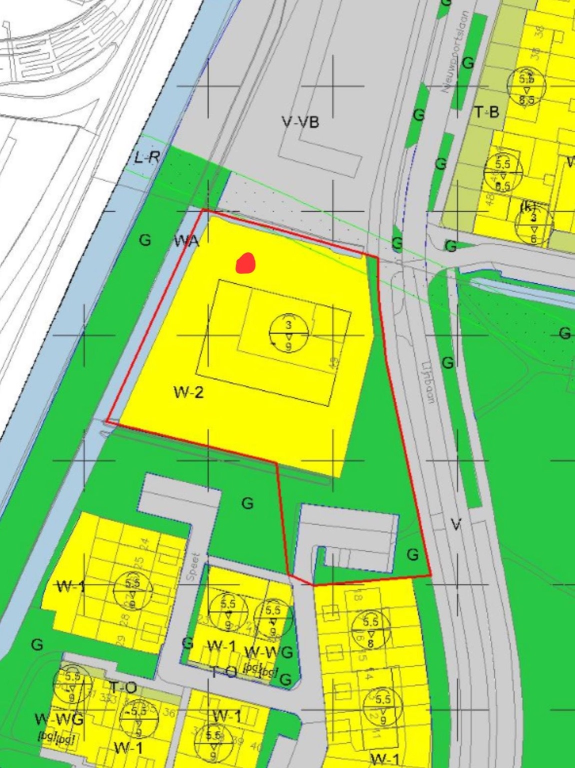
#> input picture pics/test.jpeg, 1149 x 1536 px (shown at 1/2 size)
$ python building-rec.py
#> lines starting #> are read from the running program, lines starting #| are printed output that depends on the picture; after the words box and inside, x2 and y2 are one past the last pixel; in counts of white or black regions, pixels touching at a corner belong together
import cv2
import numpy as np

def highlight_and_fill_yellow_regions(image_path, output_path):
    # Read the image
#> called with image_path = './pics/test.jpeg', output_path = 'output.png'
    image = cv2.imread(image_path)
#> image is the input picture: shape (1536, 1149, 3); mean B, G, R 118.9, 209.5, 170.8
    original_shape = image.shape  # Save the original shape for later
#> original_shape = (1536, 1149, 3)

    # Convert to the RGB color space
    image_rgb = cv2.cvtColor(image, cv2.COLOR_BGR2RGB)

    # Define a color range for yellow, allowing for some variation
    lower_yellow = np.array([150, 150, 0], dtype=np.uint8)
    upper_yellow = np.array([255, 255, 50], dtype=np.uint8)

    # Create a mask for yellow color
    mask_yellow = cv2.inRange(image_rgb, lower_yellow, upper_yellow)
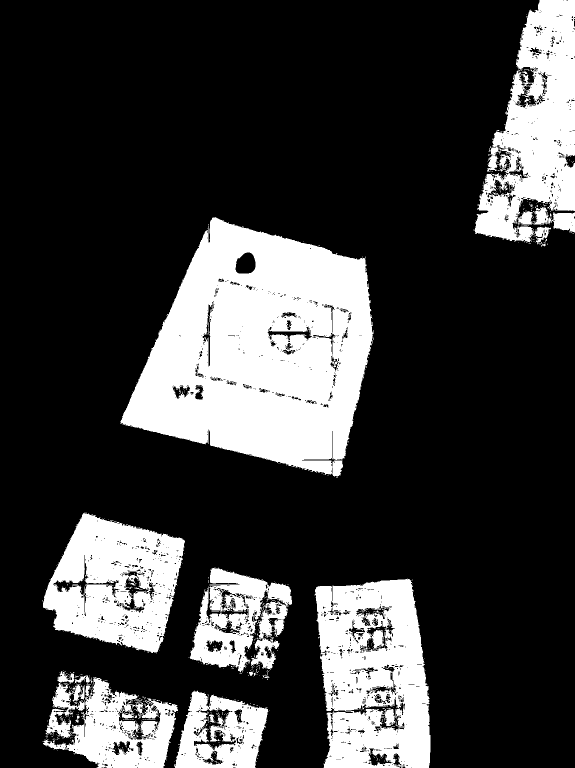
#> mask_yellow: shape (1536, 1149) (shown at 1/2 size); 23.5% white; 641 white regions (618 under 20 px), largest, box (x1, y1, x2, y2) and area: (240, 434, 748, 955) 169682, (629, 1157, 861, 1536) 66394, (949, 0, 1149, 489) 55787

    # Use morphological operations to close gaps - dilation followed by erosion
    kernel = np.ones((3,3), np.uint8)
    mask_closed = cv2.morphologyEx(mask_yellow, cv2.MORPH_CLOSE, kernel)
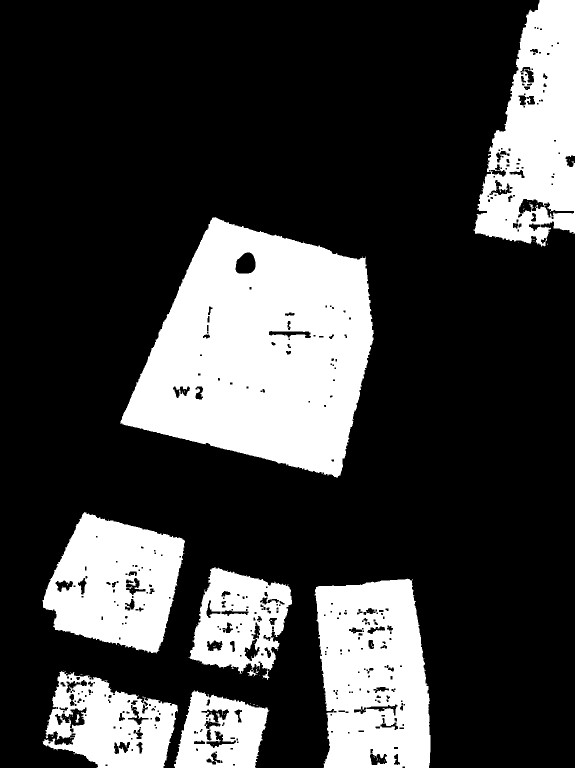
#> mask_closed: shape (1536, 1149) (shown at 1/2 size); 24.8% white; 78 white regions (70 under 20 px)

    # Find contours in the mask and fill them
    contours, _ = cv2.findContours(mask_closed, cv2.RETR_EXTERNAL, cv2.CHAIN_APPROX_SIMPLE)
#> contours = 35 contours, 28 with area under 20; largest, box (x1, y1, x2, y2) and area: (240, 434, 748, 955) 175988, (629, 1157, 861, 1536) 74260, (947, 0, 1149, 493) 66728, (85, 1024, 370, 1307) 54578, (85, 1342, 356, 1536) 34640, (377, 1134, 584, 1360) 29582, (348, 1380, 539, 1536) 21490
    mask_filled = cv2.drawContours(mask_closed.copy(), contours, -1, (255), thickness=cv2.FILLED)
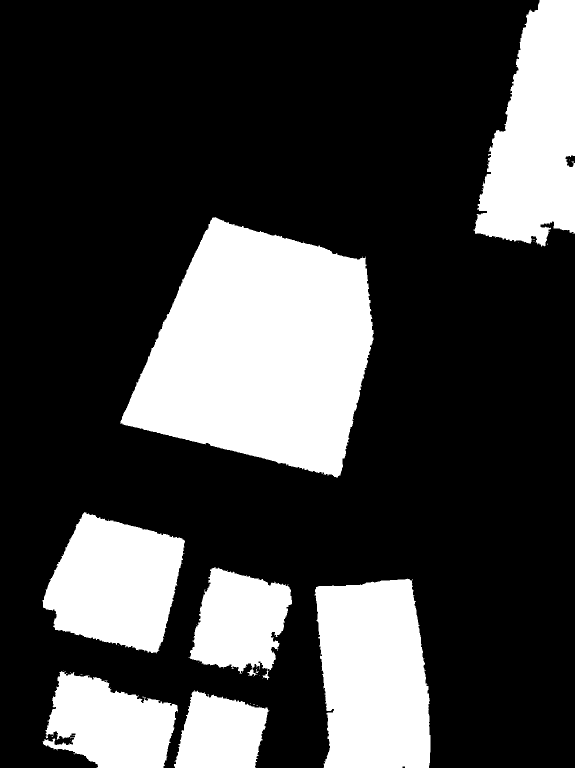
#> mask_filled: shape (1536, 1149) (shown at 1/2 size); 26.2% white; 35 white regions (28 under 20 px), largest, box (x1, y1, x2, y2) and area: (240, 434, 748, 955) 176873, (629, 1157, 861, 1536) 74886, (947, 0, 1149, 493) 67549

    # Bitwise-AND mask and original image
    result = cv2.bitwise_and(image_rgb, image_rgb, mask=mask_filled)
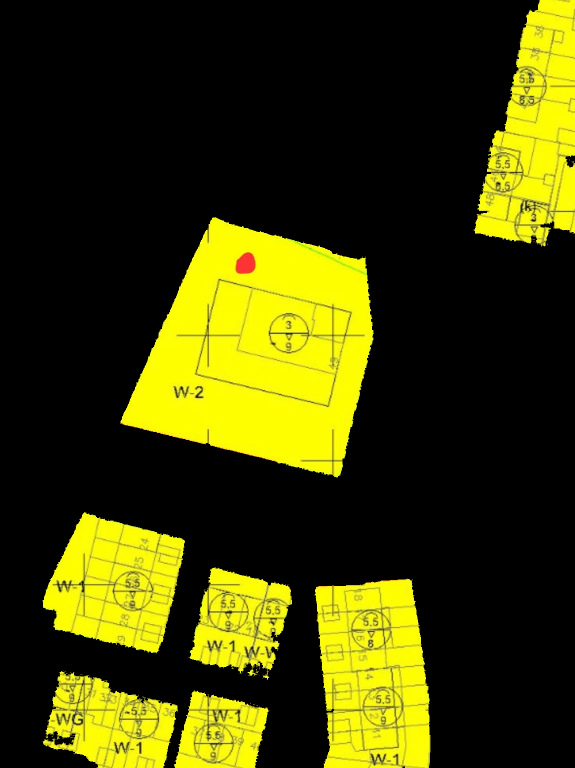
#> result: shape (1536, 1149, 3) (shown at 1/2 size); mean R, G, B 62.2, 61.8, 4.3

    # Convert the result to BGR before saving
    result_bgr = cv2.cvtColor(result, cv2.COLOR_RGB2BGR)

    # Ensure the resolution matches the original image
    if result_bgr.shape != original_shape:
        result_brg = cv2.resize(result_bgr, (original_shape[1], original_shape[0]), interpolation=cv2.INTER_AREA)

    # Save the result
    cv2.imwrite(output_path, result_bgr)

# Usage example
image_path = './pics/test.jpeg'  # Replace with the path to your input image
output_path = 'output.png'  # Replace with the path to save the output image

# Run the function
highlight_and_fill_yellow_regions(image_path, output_path)

$ run again, with pics/destination_map.jpeg copied over pics/test.jpeg
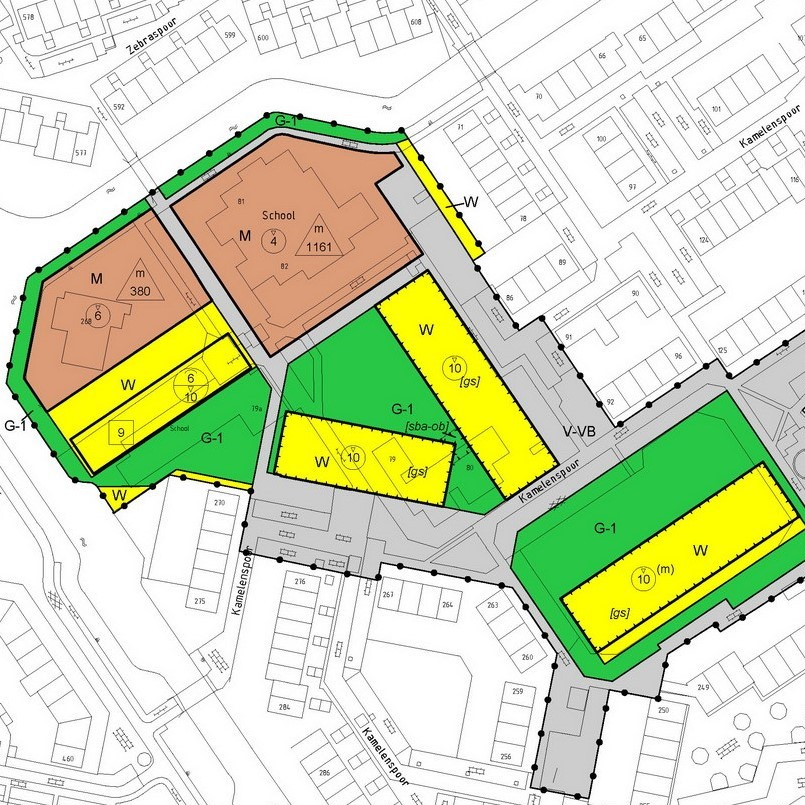
#> input picture pics/destination_map.jpeg, 805 x 805 px
#> in highlight_and_fill_yellow_regions, image is the input picture: shape (805, 805, 3); mean B, G, R 185.2, 220.3, 210.7
#> in highlight_and_fill_yellow_regions, `mask_yellow = cv2.inRange(image_rgb, lower_yellow, upper_yellow)`:
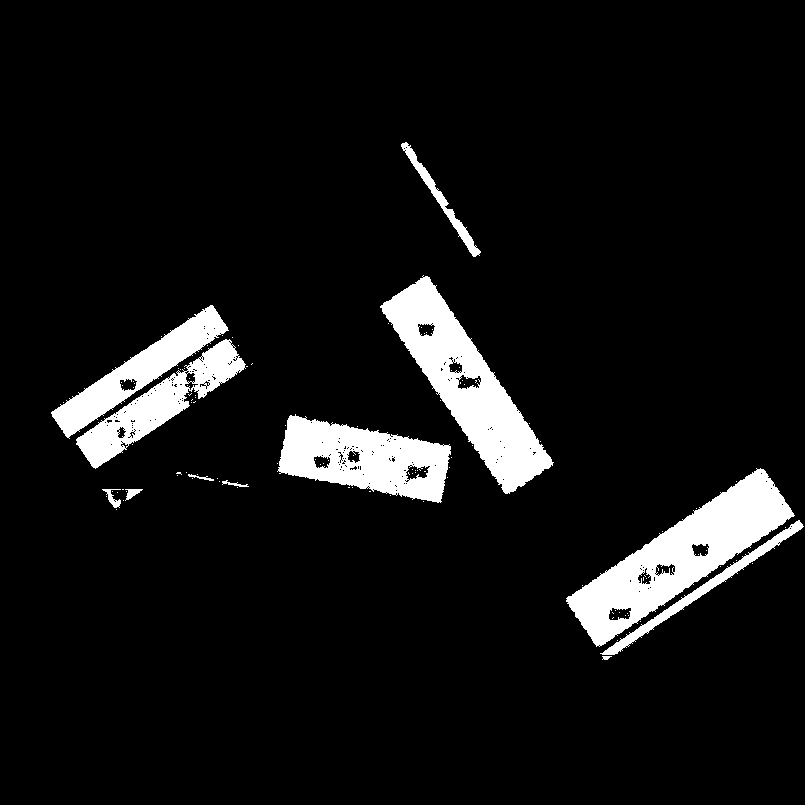
#> mask_yellow: shape (805, 805); 7.8% white; 113 white regions (101 under 20 px), largest, box (x1, y1, x2, y2) and area: (566, 468, 795, 647) 13457, (380, 275, 554, 494) 12575, (277, 414, 451, 503) 9061
#> mask_closed: shape (805, 805); 8.1% white; 18 white regions (8 under 20 px)
#> contours = 16 contours, 6 with area under 20; largest, box (x1, y1, x2, y2) and area: (566, 468, 795, 647) 13886, (380, 275, 554, 494) 12884, (277, 414, 452, 503) 9533, (76, 339, 248, 469) 6307, (51, 305, 229, 439) 5872
#> mask_filled: shape (805, 805); 8.3% white; 16 white regions (6 under 20 px), largest, box (x1, y1, x2, y2) and area: (566, 468, 795, 647) 14166, (380, 275, 554, 494) 13153, (277, 414, 452, 503) 9771
#> in highlight_and_fill_yellow_regions, `result = cv2.bitwise_and(image_rgb, image_rgb, mask=mask_filled)`:
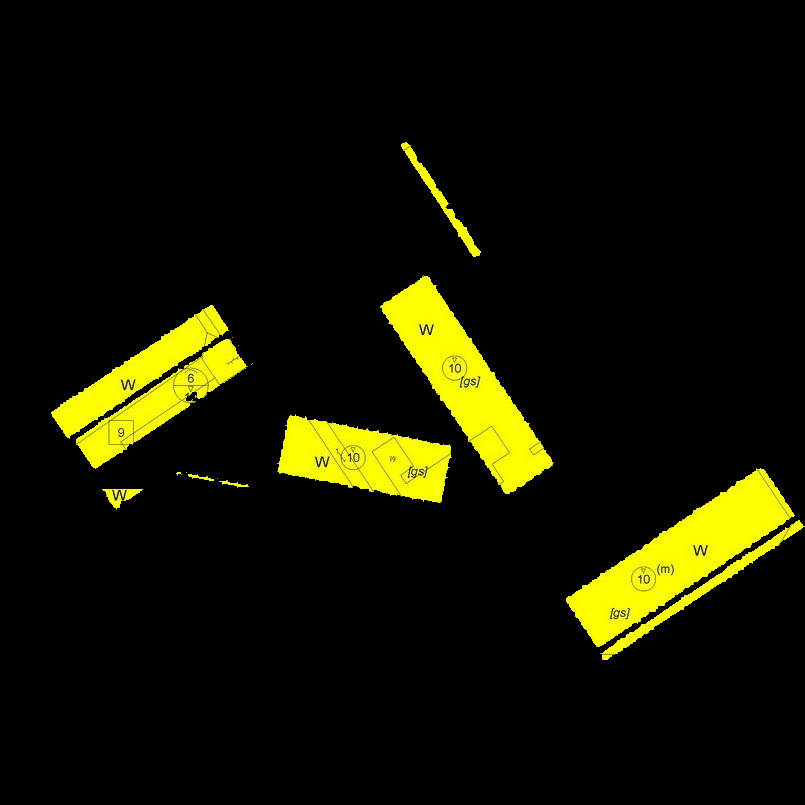
#> result: shape (805, 805, 3); mean R, G, B 20.3, 20.2, 1

$ run again, with pics/map.jpeg copied over pics/test.jpeg
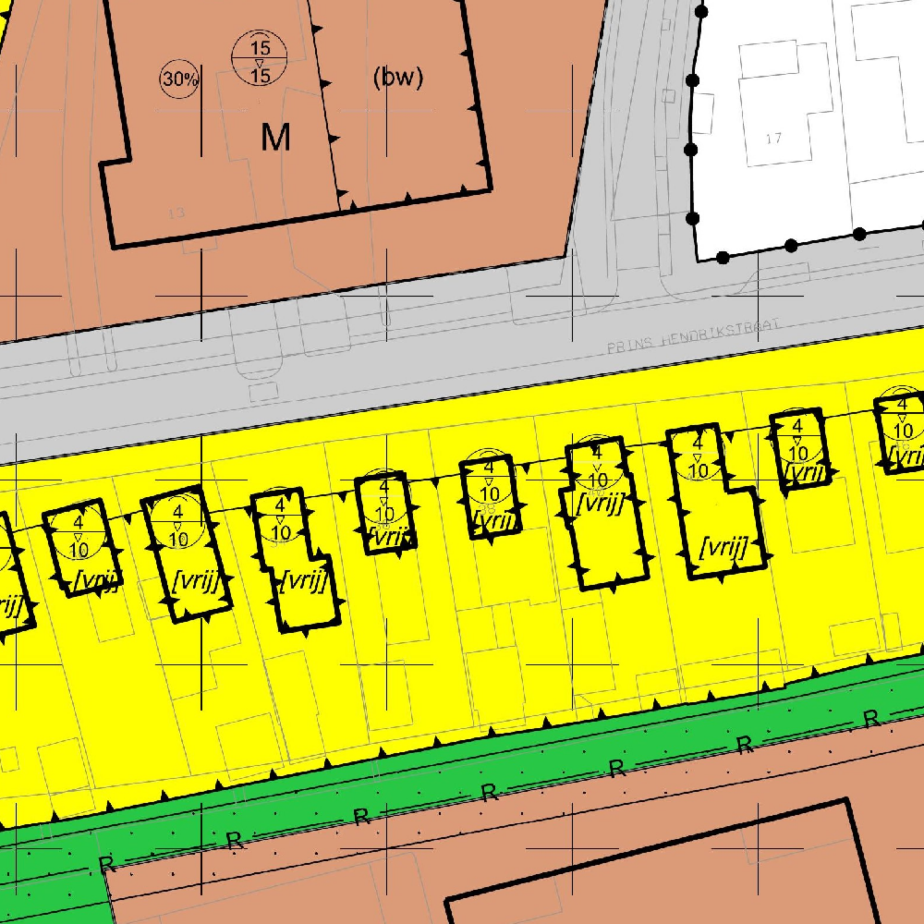
#> input picture pics/map.jpeg, 1848 x 1848 px (shown at 1/2 size)
#> in highlight_and_fill_yellow_regions, image is the input picture: shape (1848, 1848, 3); mean B, G, R 93.7, 193.6, 204.3
#> in highlight_and_fill_yellow_regions, `mask_yellow = cv2.inRange(image_rgb, lower_yellow, upper_yellow)`:
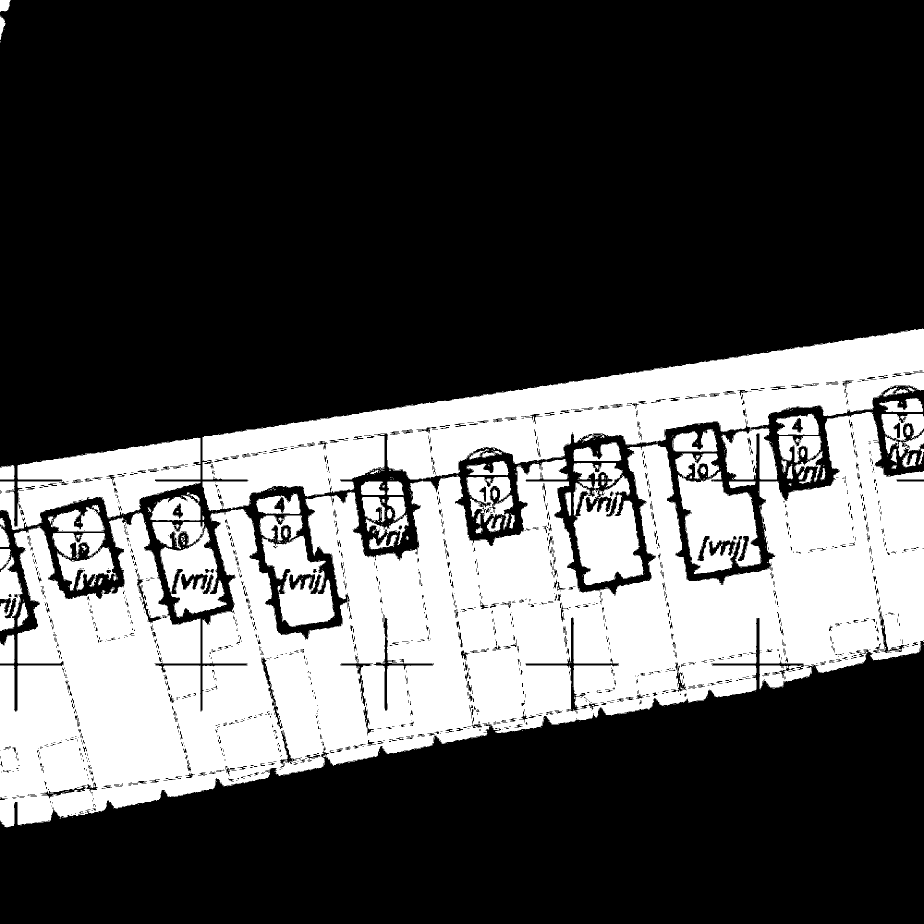
#> mask_yellow: shape (1848, 1848) (shown at 1/2 size); 31.8% white; 713 white regions (626 under 20 px), largest, box (x1, y1, x2, y2) and area: (0, 824, 1848, 1654) 713320, (405, 657, 1848, 1022) 185328, (0, 876, 401, 1060) 38825
#> mask_closed: shape (1848, 1848); 32.5% white; 110 white regions (58 under 20 px)
#> contours = 58 contours, 27 with area under 20; largest, box (x1, y1, x2, y2) and area: (0, 657, 1848, 1656) 1011722, (0, 874, 401, 1060) 39430, (1350, 907, 1524, 1148) 25982, (1146, 926, 1289, 1170) 23923, (304, 1044, 453, 1236) 17418
#> mask_filled: shape (1848, 1848); 34.5% white; 58 white regions (25 under 20 px), largest, box (x1, y1, x2, y2) and area: (0, 657, 1848, 1656) 1018284, (0, 874, 401, 1060) 40276, (1350, 907, 1524, 1148) 26520
#> in highlight_and_fill_yellow_regions, `result = cv2.bitwise_and(image_rgb, image_rgb, mask=mask_filled)`:
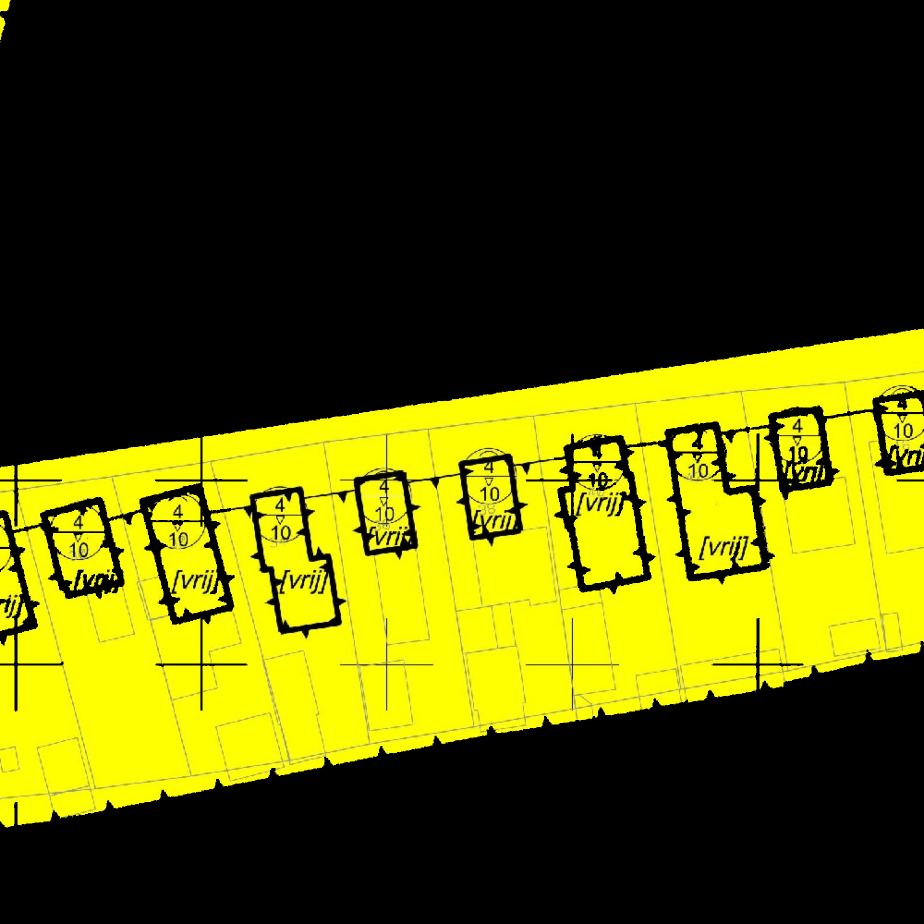
#> result: shape (1848, 1848, 3) (shown at 1/2 size); mean R, G, B 83.4, 83.3, 3.2
